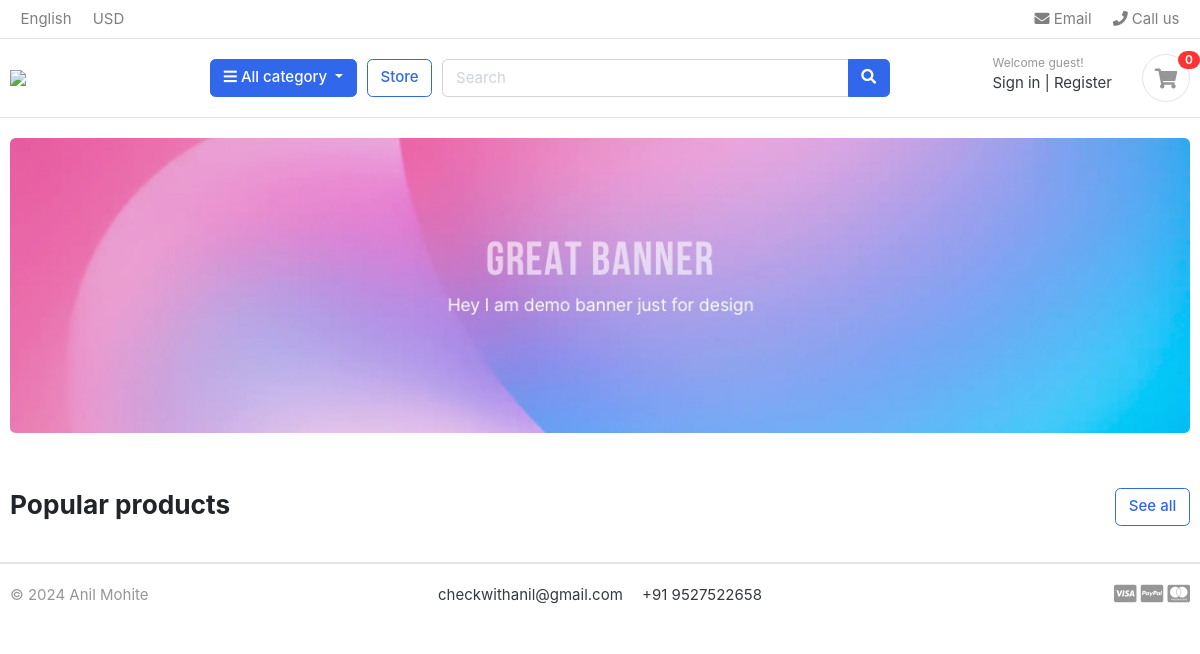
/, run on an earlier commit of the app's database.
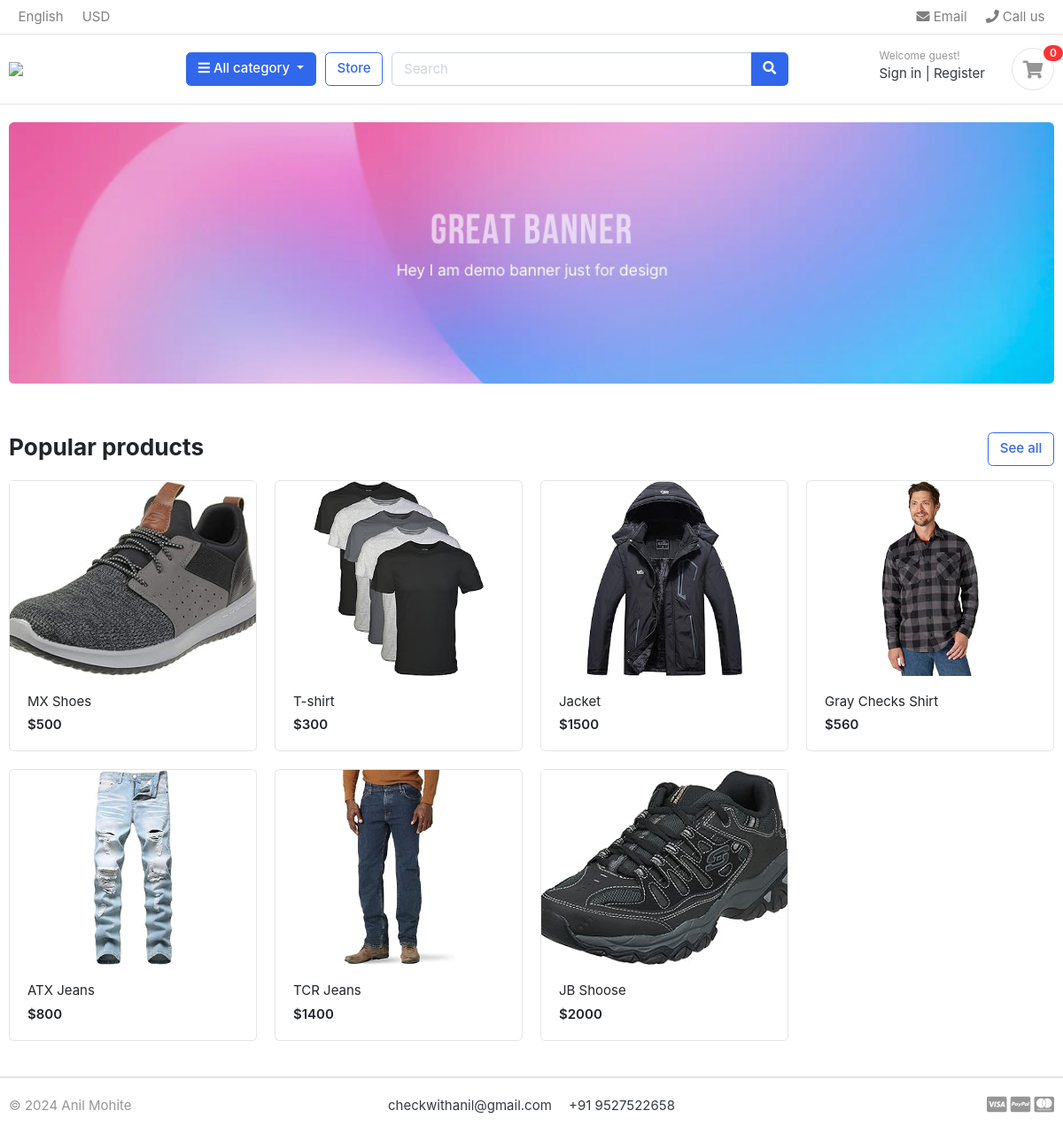
And on a later commit of the database.
### store/models.py (models this page shows, shortened)
class Product(models.Model):
    product_name = models.CharField(max_length=200, unique=True)
    slug = models.CharField(max_length=200, unique=True)
    desc = models.TextField(max_length=500, blank=True)
    price = models.IntegerField()
    prod_image = models.ImageField(upload_to='photos/products', blank=True)
    stock = models.IntegerField()
    is_available = models.BooleanField(default=True)
    category = models.ForeignKey(Category, on_delete=models.CASCADE)
    created_date = models.DateTimeField(auto_now_add=True)
    modified_date = models.DateTimeField(auto_now=True)
    def get_url(self):
        return reverse('product_detail',args=[self.category.slug, self.slug])

### MyStore/views.py (the view)
# urls.py: path("", views.home, name="home"),
def home(request):
    products = Product.objects.filter(is_available=True).all()
    context = {
        'products':products
    }
    return render(request, 'index.html', context)

### carts/context_processors.py (called while the page is built)
def cart_counter(request):
    cart_count = 0
    if 'admin' in request.path:
        return {}
    else:
        try:
            cart = Cart.objects.get(cart_id = _cart_id(request))
            cart_items = CartItem.objects.filter(cart = cart)
            for cart_item in cart_items:
                cart_count += cart_item.quantity
        except Cart.DoesNotExist:
            cart_count = 0
    return dict(cart_count = cart_count)

### carts/views.py (called while the page is built)
def _cart_id(request):
    cart = request.session.session_key
    if not cart:
        cart = request.session.create()
    return cart

### category/context_processors.py (called while the page is built)
def cat_menu_links(request):
    links = Category.objects.all()
    return dict(cat_links=links)

### category/models.py (called while the page is built)
    def get_url(self):
        return reverse('products_by_category', args=[self.slug])

### templates/index.html
{% extends 'base.html' %} {% load static%} {% block content %}
<section class="section-intro padding-y-sm">
  <div class="container">
    <div class="intro-banner-wrap">
      <img src="{% static 'images/banners/1.jpg' %}" class="img-fluid rounded" />
    </div>
  </div>
</section>
<section class="section-name padding-y-sm">
  <div class="container">
    <header class="section-heading">
      <a href="{% url 'store' %}" class="btn btn-outline-primary float-right">See all</a>
      <h3 class="section-title">Popular products</h3>
    </header>
    <div class="row">
      {% if products %} {% for product in products %}
      <div class="col-md-3">
        <div class="card card-product-grid">
          <a href="{{product.get_url}}" class="img-wrap">
            <img src="{{product.prod_image.url}}" />
          </a>
          <figcaption class="info-wrap">
            <a href="{{product.get_url}}" class="title">{{product.product_name}}</a>
            <div class="price mt-1">${{product.price}}</div>
          </figcaption>
        </div>
      </div>
      {% endfor %} {% endif %}
    </div>
  </div>
</section>
{% endblock %}

### templates/base.html (shortened to what this page needs)
<!DOCTYPE HTML>
{% load static %}
<html lang="en">
<head>
    <link href="{% static 'css/bootstrap.css' %}" rel="stylesheet" type="text/css" />
    <link href="{% static 'fonts/fontawesome/css/all.min.css' %}" type="text/css" rel="stylesheet">
    <link href="{% static 'css/ui.css' %}" rel="stylesheet" type="text/css" />
    <link href="{% static 'css/responsive.css' %}" rel="stylesheet" media="only screen and (max-width: 1200px)" />
</head>
<body>
   {% include 'includes/header.html' %}
   {% block content %} {% endblock %}
   {% include 'includes/footer.html' %}
</body>
</html>

### templates/includes/header.html (shortened to what this page needs)
{% block header %}
{% load static %}
<header class="section-header">
    <nav class="navbar p-md-0 navbar-expand-sm navbar-light border-bottom">
        <div class="container">
            <div class="collapse navbar-collapse" id="navbarTop4">
                <ul class="navbar-nav mr-auto">
                    <li class="nav-item dropdown">
                        <a href="#" class="nav-link"> English </a>
                    </li>
                    <li class="nav-item dropdown">
                        <a href="#" class="nav-link"> USD </a>
                    </li>
                </ul>
                <ul class="navbar-nav">
                    <li><a href="#" class="nav-link"> <i class="fa fa-envelope"></i> Email </a></li>
                    <li><a href="#" class="nav-link"> <i class="fa fa-phone"></i> Call us </a></li>
                </ul>
            </div>
        </div>
    </nav>
    <section class="header-main border-bottom">
        <div class="container">
            <div class="row align-items-center">
                <div class="col-lg-2 col-md-3 col-6">
                    <a href="{% url 'home' %}" class="brand-wrap">
                        <img class="logo" src="{% static './images/logo.png' %}">
                    </a>
                </div>
                <div class="col-lg col-sm col-md col-6 flex-grow-0">
                    <div class="category-wrap dropdown d-inline-block float-right">
                        <button type="button" class="btn btn-primary dropdown-toggle" data-toggle="dropdown">
                            <i class="fa fa-bars"></i> All category
                        </button>
                    </div>
                </div>
                <a href="{% url 'store' %}" class="btn btn-outline-primary">Store</a>
                <div class="col-lg  col-md-6 col-sm-12 col">
                    <form action="{% url 'search' %}" class="search">
                        <div class="input-group w-100">
                            <input type="text" class="form-control" style="width:60%;" placeholder="Search" name="q">
                            <div class="input-group-append">
                                <button class="btn btn-primary" type="submit">
                                    <i class="fa fa-search"></i>
                                </button>
                            </div>
                        </div>
                    </form>
                </div>
                <div class="col-lg-3 col-sm-6 col-8 order-2 order-lg-3">
                    <div class="d-flex justify-content-end mb-3 mb-lg-0">
                        <div class="widget-header">
                            {% if user.id is None %}
                            <small class="title text-muted">Welcome guest!</small>
                            <div>
                                <a href="{% url 'login' %}">Sign in</a> <span class="dark-transp"> | </span>
                                <a href="{% url 'register' %}"> Register</a>
                            </div>
                            {% else %}
                            <small class="title text-muted">Welcome {{user.first_name}}!</small>
                            <div>
                                <a href="{% url 'dashboard' %}">Dashboard</a> <span class="dark-transp"> | </span>
                                <a href="{% url 'logout' %}"> Logout</a>
                            </div>
                            {% endif %}
                        </div>
                        <a href="{% url 'cart' %}" class="widget-header pl-3 ml-3">
                            <div class="icon icon-sm rounded-circle border"><i class="fa fa-shopping-cart"></i>
                            </div>
                            <span class="badge badge-pill badge-danger notify">{{cart_count}}</span>
                        </a>
                    </div>
                </div>
            </div>
        </div>
    </section>
</header>
{% endblock %}

### templates/includes/footer.html (shortened to what this page needs)
 {% block footer %}
 {% load static %}
 <footer class="section-footer border-top">
    <div class="container">
        <section class="footer-bottom border-top row">
            <div class="col-md-2">
                <p class="text-muted"> &copy 2024 Anil Mohite </p>
            </div>
            <div class="col-md-8 text-md-center">
                <span class="px-2">checkwithanil@gmail.com</span>
                <span class="px-2">+91 9527522658</span>
            </div>
            <div class="col-md-2 text-md-right text-muted">
                <i class="fab fa-lg fa-cc-visa"></i>
                <i class="fab fa-lg fa-cc-paypal"></i>
                <i class="fab fa-lg fa-cc-mastercard"></i>
            </div>
        </section>
    </div>
</footer>
{% endblock %}

### static/css/ui.css (style rules this page uses)
html { font-family: "Inter", sans-serif; font-size: 15px; }
.img-wrap { text-align: center; display: block; }
.img-wrap img { max-width: 100%; }
.icon-xs, .icon-sm, .icon-md, .icon-lg { display: inline-block; text-align: center; flex-shrink: 0; flex-grow: 0; }
.icon-sm { width: 48px; height: 48px; line-height: 48px !important; font-size: 20px; }
.padding-y-sm { padding-top: 20px; padding-bottom: 20px; }
.section-heading { margin-bottom: 20px; margin-top: 15px; }
.section-title { color: #212529; }
p:last-child { margin-bottom: 0; }
.header-main { position: relative; padding-top: 1rem; padding-bottom: 1rem; }
.brand-wrap .logo, .navbar-brand .logo { margin-right: 7px; max-height: 42px; display: inline-block; }
.widget-header { display: inline-block; vertical-align: middle; position: relative; }
.widget-header a { color: #343a40; }
.widget-header i { color: #969696; }
.widget-header .title { display: block; }
.widget-header .notify { position: absolute; top: -3px; right: -10px; }
.footer-bottom { padding-top: 20px; padding-bottom: 20px; }
[class*=card-product] a.title { color: #212529; display: block; }
[class*=card-product] .img-wrap { overflow: hidden; position: relative; }
[class*=card-product] .img-wrap img { height: 100%; max-width: 100%; width: auto; display: inline-block; -o-object-fit: cover; object-fit: cover; }
.card-product-grid { margin-bottom: 20px; }
.card-product-grid .img-wrap { border-radius: 0.2rem 0.2rem 0 0; height: 220px; }
.card-product-grid .info-wrap { overflow: hidden; padding: 18px 20px; }
.card .img-wrap { overflow: hidden; }
.notify { position: absolute; top: -4px; right: -10px; display: inline-block; padding: 0.25em 0.6em; font-size: 12px; line-height: 1; text-align: center; border-radius: 3rem; color: #fff; background-color: #fa3434; }
.price { font-weight: 600; color: #212529; }

What changed in the data, as far as the page shows it:
added Product: prod_image (picture), product_name "MX Shoes", price "500"
added Product: prod_image (picture), product_name "T-shirt", price "300"
added Product: prod_image (picture), product_name "Jacket", price "1500"
added Product: prod_image (picture), product_name "Gray Checks Shirt", price "560"
added Product: prod_image (picture), product_name "ATX Jeans", price "800"
added Product: prod_image (picture), product_name "TCR Jeans", price "1400"
added Product: prod_image (picture), product_name "JB Shoose", price "2000"
